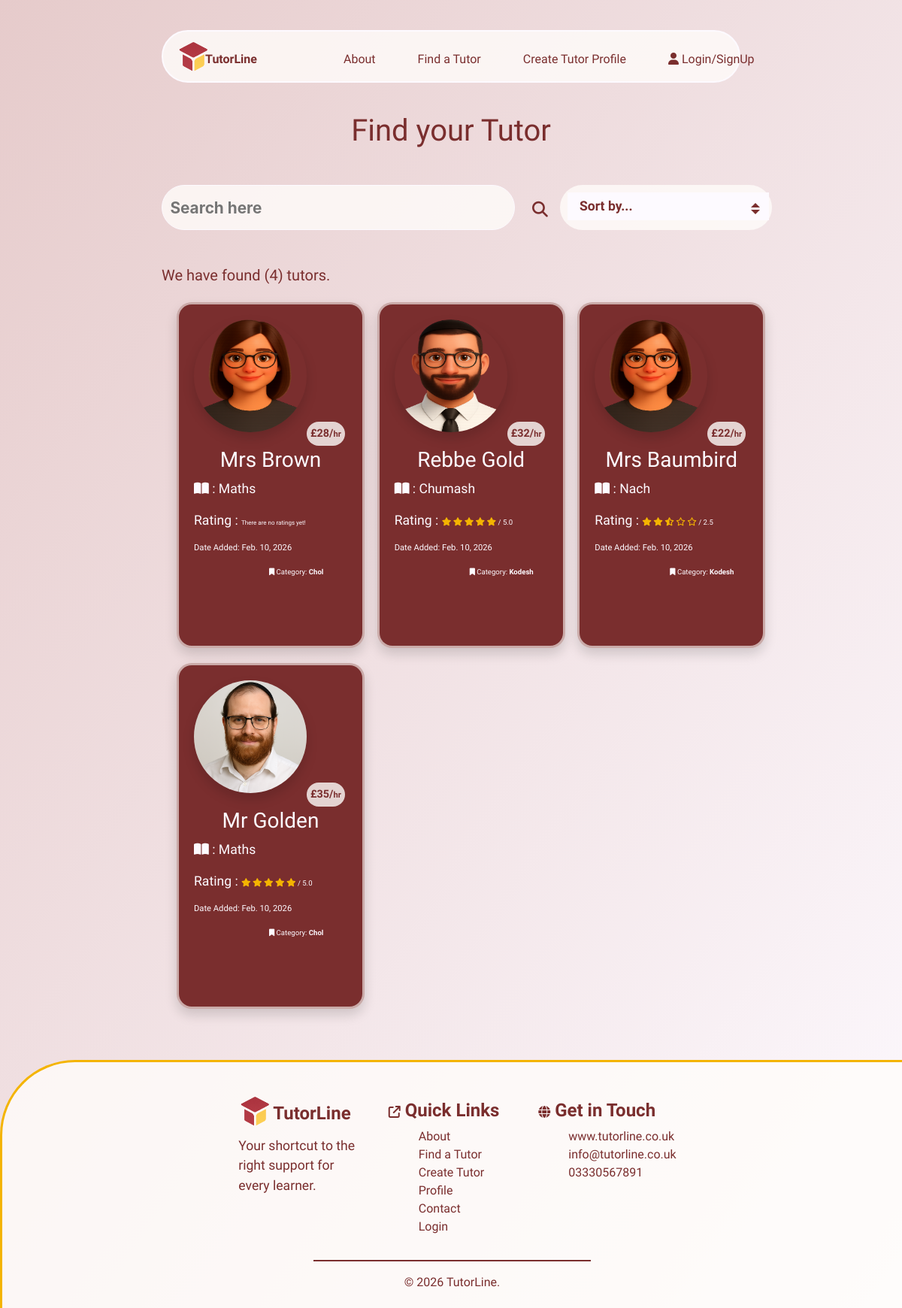
The page /tutors/ on the database its author committed.
### tutors/models.py (models this page shows, shortened)
class Tutors(models.Model):
    class Meta:
        verbose_name_plural = "Tutors"
    user = models.ForeignKey(User, on_delete=models.CASCADE, null=True, blank=True)
    name = models.CharField(max_length=254)
    location = models.ForeignKey('Location', null=True, blank=True,
                                 on_delete=models.SET_NULL)
    category = models.ForeignKey('Category', null=True, blank=True,
                                 on_delete=models.SET_NULL)
    date_added = models.DateField(auto_now=True)
    subject = models.CharField(max_length=254)
    price = models.IntegerField()
    active = models.BooleanField(default=True)
    description = models.TextField()
    email = models.EmailField()
    phone = models.CharField(max_length=14)
    rating = models.FloatField(default=0)
    image = models.ImageField(blank=True, null=True)
    is_male = models.BooleanField()
    color_1 = models.IntegerField(default=rand)
    color_2 = models.IntegerField(default=rand)
    color_3 = models.IntegerField(default=rand)

class Category(models.Model):
    class Meta:
        verbose_name_plural = "Categories"
    name = models.CharField(max_length=254)
    def __str__(self):
        return self.name

### tutors/views.py (the view)
# urls.py: path('tutors/', include('tutors.urls')),
def tutors(request):
    tutors = Tutors.objects.all()
    active_tutors = Tutors.objects.filter(active=True)
    """
    variables to show current date in day month and year
    """
    today = date.today()
    """
    loop over tutors to get date joined and compare to current date
    to check if account is still active
    """
    for tut in tutors:
        joined = tut.date_added
        expiry_date = today - timedelta(days=30)
        print(joined)
        print(f"if you joined on or before {expiry_date} you are no longer valid")
        """
        if statement to check if account is still active
        if account is no longer active, set active to false and save
        """
        if joined < expiry_date:
            tut.active = False
            tut.save()
            print("Your acount has expired, please renew here")
        else:
            tut.active = True
            print("Your account is still active")
    if active_tutors.exists():
        tutors = active_tutors
    else:
        tutors = None
    query = None
    sort = request.GET.get('sort')
    if request.GET:
        if 'q' in request.GET:
            query = request.GET['q']
            queries = Q(name__icontains=query) | Q(subject__icontains=query) | Q(category__name__icontains=query) | Q(location__name__icontains=query)
            tutors = tutors.filter(queries)
    if sort == "price_low":
        tutors = tutors.order_by('price')
    elif sort == "price_high":
        tutors = tutors.order_by('-price')
    elif sort == "most_recent":
        tutors = tutors.order_by('-date_added')
    elif sort == "highest_rating":
        tutors = tutors.filter(rating__gt=0).order_by('-rating')
    context = {
                'tutors': tutors,
                'search': query,
                }
    return render(request, 'tutors/tutors.html', context)

### messaging/contexts.py (called while the page is built)
def messaging(request):
    message = Message.objects.all()
    current_user = request.user.username
    my_messages = Message.objects.filter(send_to=current_user)
    unread_messages = my_messages.filter(read=False)
    message_count = len(my_messages)
    unread_count = len(unread_messages)
    context = {
        'message': message,
        'message_count': message_count,
        'unread_count': unread_count,
    }
    return context

### tutors/templates/tutors/tutors.html (shortened to what this page needs)
{% extends "base.html" %}
{% load static %}
{% block extracss%}
<link rel="stylesheet" href="{% static 'css/tutors.css' %}">
{% endblock %}
{% block content %}
    <h1>Find your Tutor</h1>
    <div class="container-fluid mt-5">
        <div class="row">
            <div class="col-1 col-md-2"></div>
            <div class="col-10 col-md-5">
                 <form action="{% url 'tutors' %}" method="GET">
                    <div class="search-bar">
                        <input type="text" class="search-input" name="q" placeholder="Search here">
                        <button class="btn" type="submit"><i class="fas fa-search"></i></button>
                    </div>
                 </form>
            </div>
            <div class="col-1 col-md-5">
                <form action="{% url 'tutors' %}" method="GET">
                    <div class="select-box">
                        <select name="sort" onchange="this.form.submit()">
                            <option value="">Sort by...</option>
                        </select>
                    </div>
                </form>
            </div>
        </div>
    </div>
    <section class="mt-5">
        <div class="container-fluid">
            <div class="row search-results">
                <div class="col-1 col-md-2"></div>
                <div class="col-11 col-md-4">
                    <h5>We have found ({{ tutors.count }}) tutor{% if tutors.count == 1 %}{% else %}s{% endif %}{% if search %}, for <strong>"{{ search }}"</strong>.{% else %}.
                        {% endif %}
                    </h5>
                </div>
                <div class="d-none d-md-block col-md-6"></div>
            </div>
            <div class="row mt-3">
                <div class="col-1 col-md-2"></div>
                <div class="col-10 col-md-8">
                    <div class="row">
                        {% for tutor in tutors %}
                        <div class="col-12 col-md-6 col-lg-4">
                            <a href="{% url 'tutor_details' tutor.id %}">
                                <div class="tutor-card shadow">
                                    {% if tutor.is_male == True %}
                                    {% if tutor.image %}
                                    <img src="{{ tutor.image.url }}" class="image shadow" alt="{{ tutor.name }}">
                                    {% else %}
                                    <img src="/media/placeholder_male2.png" class="image shadow" alt="{{ tutor.name }}">
                                    {% endif %}
                                    {% else %}
                                    <img src="/media/placeholder_female.png" class="image shadow" alt="{{ tutor.name }}">
                                    {% endif %}
                                    <p class="price-stamp">£{{ tutor.price }}/<span class="per-hr">hr</span></p>
                                    <div class="details">
                                        <h3>{{ tutor.name }}</h3>
                                        <p><i class="fa-solid fa-book-open"></i> : {{ tutor.subject }}</p>
                                        <p>
                                            Rating : {% if tutor.rating == 0 %}
                                            <span class="no-rating">There are no ratings yet!</span>
                                            {% else %}
                                            {% if tutor.rating == 5 %}
                                            <i class="fa-solid fa-star r-stars"></i>
                                            <i class="fa-solid fa-star r-stars"></i>
                                            <i class="fa-solid fa-star r-stars"></i>
                                            <i class="fa-solid fa-star r-stars"></i>
                                            <i class="fa-solid fa-star r-stars"></i>
                                            {% elif tutor.rating > 4 %}
                                            <i class="fa-solid fa-star r-stars"></i>
                                            <i class="fa-solid fa-star r-stars"></i>
                                            <i class="fa-solid fa-star r-stars"></i>
                                            <i class="fa-solid fa-star r-stars"></i>
                                            <i class="fa-solid fa-star-half-stroke r-stars"></i>
                                            {% elif tutor.rating == 4 %}
                                            <i class="fa-solid fa-star r-stars"></i>
                                            <i class="fa-solid fa-star r-stars"></i>
                                            <i class="fa-solid fa-star r-stars"></i>
                                            <i class="fa-solid fa-star r-stars"></i>
                                            <i class="fa-regular fa-star r-stars"></i>
                                            {% elif tutor.rating > 3 %}
                                            <i class="fa-solid fa-star r-stars"></i>
                                            <i class="fa-solid fa-star r-stars"></i>
                                            <i class="fa-solid fa-star r-stars"></i>
                                            <i class="fa-solid fa-star-half-stroke r-stars"></i>
                                            <i class="fa-regular fa-star r-stars"></i>
                                            {% elif tutor.rating == 3 %}
                                            <i class="fa-solid fa-star r-stars"></i>
                                            <i class="fa-solid fa-star r-stars"></i>
                                            <i class="fa-solid fa-star r-stars"></i>
                                            <i class="fa-regular fa-star r-stars"></i>
                                            <i class="fa-regular fa-star r-stars"></i>
                                            {% elif tutor.rating > 2 %}
                                            <i class="fa-solid fa-star r-stars"></i>
                                            <i class="fa-solid fa-star r-stars"></i>
                                            <i class="fa-solid fa-star-half-stroke r-stars"></i>
                                            <i class="fa-regular fa-star r-stars"></i>
                                            <i class="fa-regular fa-star r-stars"></i>
                                            {% elif tutor.rating == 2 %}
                                            <i class="fa-solid fa-star r-stars"></i>
                                            <i class="fa-solid fa-star r-stars"></i>
                                            <i class="fa-regular fa-star r-stars"></i>
                                            <i class="fa-regular fa-star r-stars"></i>
                                            <i class="fa-regular fa-star r-stars"></i>
                                            {% elif tutor.rating > 1 %}
                                            <i class="fa-solid fa-star r-stars"></i>
                                            <i class="fa-solid fa-star-half-stroke r-stars"></i>
                                            <i class="fa-regular fa-star r-stars"></i>
                                            <i class="fa-regular fa-star r-stars"></i>
                                            <i class="fa-regular fa-star r-stars"></i>
                                            {% else %}
                                            <i class="fa-solid fa-star r-stars"></i>
                                            <i class="fa-regular fa-star r-stars"></i>
                                            <i class="fa-regular fa-star r-stars"></i>
                                            <i class="fa-regular fa-star r-stars"></i>
                                            <i class="fa-regular fa-star r-stars"></i>
                                            {% endif %}
                                            <span class="rating-num"> / {{ tutor.rating|floatformat:1 }}</span>
                                            {% endif %}
                                        </p>
                                        <p class="date-tag">Date Added: {{ tutor.date_added }}</p>
                                        <p class="category-tag"><i class="fa-solid fa-bookmark"></i> Category: <strong>{{ tutor.category }}</strong></p>
                                    </div>
                                </div>
                            </a>
                        </div>
                        {% endfor %}
                    </div>
                </div>
                <div class="col-1 col-md-2"></div>
            </div>
        </div>
    </section>
{% endblock %}

### static/css/base.css (style rules this page uses)
:root { --light-clr:#fdfaff; --opaque:rgba(122, 46, 46, 0.8); --comp-opaque:rgba(122, 46, 46, 0); --drk-clr:#7a2e2e; --ylw-clr:#F4B400; --ylw-opaque:rgba(244, 180, 0, 0.6); --light-opaque:rgba(255, 253, 250, 0.8); --light-opaque-1:rgba(255, 253, 250, 0.6); --light-opaque-2:rgba(255, 253, 250, 0.4); --main-font:"Schibsted Grotesk", sans-serif; }
a { text-decoration: none !important; color: inherit !important; outline: none !important; text-underline-offset: 10px; }
html body { background-image: linear-gradient(to bottom right, #e6cbcb, var(--light-clr)); }

### static/css/tutors.css (style rules this page uses)
h1 { text-align: center; font-family: var(--main-font); color:var(--drk-clr); margin-top: 40px; }
.search-bar { height:50px; width:100%; color:var(--drk-clr); font-weight: bold; font-size: 1.3rem; }
.search-bar .btn { color:var(--drk-clr); font-weight: bold; font-size: 1.3rem; position: relative; left:480px; bottom:60px; }
.search-input { border:solid 1px var(--light-clr); color:var(--drk-clr); font-weight: bold; border-radius: 40px; height: 60px; width:100%; display: block; margin-bottom: 0.5em; outline: none; box-shadow: none; padding: 0.5em; background-color: var(--light-opaque); }
.search-results { color:var(--drk-clr); font-family: var(--main-font); }
.select-box { display: inline-block; position: relative; margin-left: 30px; width:60%; vertical-align: middle; background-color: var(--light-opaque); border-radius: 40px; height:60px; }
.select-box select { margin-top: 10px; margin-left: 10px; width:95%; appearance: none; background-color: var(--light-clr); border:solid 1px var(--light-clr); padding-left: 15px; padding-right: 20px; font-size: 1.1rem; font-family: var(--main-font); font-weight: bold; line-height: 2; color: var(--drk-clr); cursor: pointer; }
.select-box::before, .select-box::after { --size: 0.3rem; position: absolute; content: ""; right: 1rem; pointer-events: none; }
.select-box::before { border-left: 6px solid transparent; border-right: 6px solid transparent; border-bottom: 6px solid var(--drk-clr); top: 40%; }
.select-box::after { border-left: 6px solid transparent; border-right: 6px solid transparent; border-top: 6px solid var(--drk-clr); top: 55%; }
.tutor-card { width:250px; height:460px; position: relative; z-index: 20; left:20px; background-color: var(--drk-clr); font-family: var(--main-font); padding:20px; border:solid 3px var(--light-opaque-1); border-radius: 20px; color:var(--light-clr); cursor: pointer; margin-bottom:20px; }
.image { display: flex; justify-content:center; width:150px; height:150px; border-radius: 50%; position: relative; }
.price-stamp { position:absolute; bottom:250px; left:170px; z-index: 10; padding:5px; font-size: 0.9rem; border-radius: 20px; font-weight: 700; background-color: var(--light-opaque); color:var(--drk-clr); }
.per-hr { font-size: 0.7rem; }
.details { position: relative; top:20px; }
h3 { text-align: center; }
p { font-size: 1.1rem; font-family: var(--main-font); }
.date-tag { font-size: 0.7rem; }
.no-rating { font-size: 0.5rem; }
.r-stars { font-size: 0.7rem; color:var(--ylw-clr); margin-right: -2px; }
.rating-num { font-size: 0.6rem; }
.category-tag { font-size: 0.6rem; position: relative; left:100px; }

### rows shown on the page
Tutors: is_male False (drawn), price "28", name "Mrs Brown", subject "Maths", rating "There are no ratings yet!", date_added "Feb. 10, 2026", category "Chol"
Tutors: is_male True (drawn), price "32", name "Rebbe Gold", subject "Chumash", rating "5.0", date_added "Feb. 10, 2026", category "Kodesh"
Tutors: is_male False (drawn), price "22", name "Mrs Baumbird", subject "Nach", rating "2.5", date_added "Feb. 10, 2026", category "Kodesh"
Tutors: image (picture), price "35", name "Mr Golden", subject "Maths", rating "5.0", date_added "Feb. 10, 2026", category "Chol"

### other values the page prints
{{ tutors.count }} "4"
